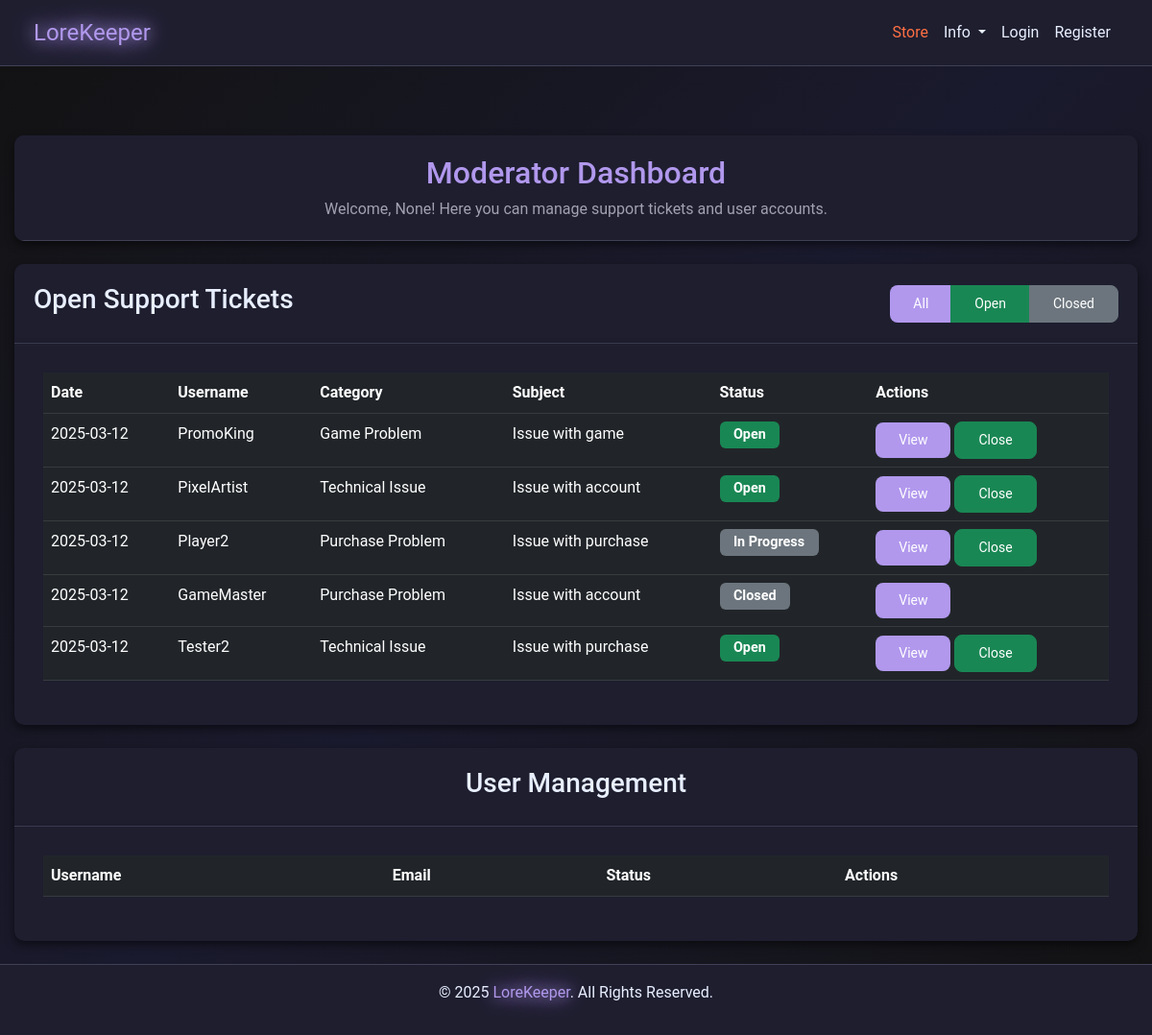
Screenshot of /moderator/dashboard with the database file from the repository.
### models.py (models this page shows)
class SupportTicket(db.Model):
    __tablename__ = "support_tickets"
    id = db.Column(db.Integer, primary_key=True)
    user_id = db.Column(db.Integer, db.ForeignKey("users.id"), nullable=False)
    category = db.Column(db.String(100), nullable=False)
    subject = db.Column(db.String(100), nullable=False)
    message = db.Column(db.Text, nullable=False)
    status = db.Column(db.String(20), default="Open", index=True)
    created_at = db.Column(db.DateTime, default=datetime.utcnow)
    responses = db.relationship(
        "SupportTicketResponse",
        back_populates="ticket",
        lazy="dynamic",
        cascade="all, delete-orphan",
    )
    user = db.relationship("User", backref="tickets")

class User(db.Model):
    __tablename__ = "users"
    id = db.Column(db.Integer, primary_key=True)
    username = db.Column(db.String(64), nullable=False, index=True)
    email = db.Column(db.String(128), unique=True, nullable=False, index=True)
    password = db.Column(db.String(128), nullable=False)
    privilege_id = db.Column(db.Integer, db.ForeignKey("privileges.id"), default=1)
    created_at = db.Column(db.DateTime, default=datetime.utcnow)
    purchases = db.relationship(
        "Purchase", backref="user", lazy=True, cascade="all, delete-orphan"
    )
    subscriptions = db.relationship(
        "Subscription", backref="user", lazy=True, cascade="all, delete-orphan"
    )
    receipts = db.relationship("Receipt", backref="user", lazy=True)
    balance = db.Column(db.Integer, default=0)
    pending_balance = db.Column(db.Integer, default=0)

### app.py (the view)
@app.route("/moderator/dashboard", methods=["GET", "POST"])
def moderator_dashboard():
    tickets = SupportTicket.query.all()
    return render_template(
        "moderator_dashboard.html",
        tickets=tickets,
        get_username_from_id=get_username_from_id,
    )

### app.py (called while the page is built, shortened)
@app.after_request
def add_header(response):
    response.headers["Cache-Control"] = "no-store"
    return response

@app.route("/get_username_from_id/<int:user_id>")
def get_username_from_id(user_id):
    user = User.query.filter_by(id=user_id).first()
    return user.username

@app.route("/getCookie", methods=["POST", "GET"])
def getCookie():
    try:
        user_id = request.cookies.get("user_id")
    except Exception as e:
        print(f"Error getting cookie: {e}")
        session.clear()
    return redirect(url_for("home"))

@app.before_request
def before_request():
    try:
        if session.get("user_id"):
            session.permanent = True
        else:
            getCookie()
    except Exception:
        session.clear()

### templates/moderator_dashboard.html (shortened to what this page needs)
{% extends "nav_footer_template.html" %} {% block content %}
<div class="container mt-5">
  <div class="card mb-4">
    <div class="card-header">
      <h2>Moderator Dashboard</h2>
      <p>
        Welcome, {{ session.get('username') }}! Here you can manage support
        tickets and user accounts.
      </p>
    </div>
  </div>
  <div class="card mb-4">
    <div class="card-header d-flex justify-content-between align-items-center">
      <h3>Open Support Tickets</h3>
      <div class="btn-group">
        <button class="btn btn-sm btn-primary" onclick="filterTickets('all')">
          All
        </button>
        <button class="btn btn-sm btn-success" onclick="filterTickets('open')">
          Open
        </button>
        <button
          class="btn btn-sm btn-secondary"
          onclick="filterTickets('closed')"
        >
          Closed
        </button>
      </div>
    </div>
    <div class="card-body">
      <div class="table-responsive">
        <table class="table table-dark">
          <thead>
            <tr>
              <th>Date</th>
              <th>Username</th>
              <th>Category</th>
              <th>Subject</th>
              <th>Status</th>
              <th>Actions</th>
            </tr>
          </thead>
          <tbody>
            {% for ticket in tickets %}
            <tr>
              <td>{{ ticket.created_at.strftime('%Y-%m-%d') }}</td>
              <td>{{ get_username_from_id(ticket.user_id) }}</td>
              <td>{{ ticket.category }}</td>
              <td>{{ ticket.subject }}</td>
              <td>
                <span
                  class="badge {% if ticket.status == 'Open' %}bg-success{% else %}bg-secondary{% endif %}"
                >
                  {{ ticket.status }}
                </span>
              </td>
              <td>
                <a
                  href="{{ url_for('view_ticket', ticket_id=ticket.id) }}"
                  class="btn btn-sm btn-primary"
                >
                  View
                </a>
                {% if ticket.status != 'Closed' %}
                <button
                  class="btn btn-sm btn-success"
                  onclick="closeTicket({{ ticket.id }})"
                >
                  Close
                </button>
                {% endif %}
              </td>
            </tr>
            {% endfor %}
          </tbody>
        </table>
      </div>
    </div>
  </div>
  <div class="card mb-4">
    <div class="card-header">
      <h3>User Management</h3>
    </div>
    <div class="card-body">
      <div class="table-responsive">
        <table class="table table-dark">
          <thead>
            <tr>
              <th>Username</th>
              <th>Email</th>
              <th>Status</th>
              <th>Actions</th>
            </tr>
          </thead>
        </table>
      </div>
    </div>
  </div>
</div>
{% endblock %}

### static/css/style.css (style rules this page uses)
:root { --background-color: #121212; --text-color: #E8EFFF; --text-muted: #a1a1b1; --accent-color: #b198ed; --card-background: #1e1e2f; --input-background: #29293d; --input-border: #404056; --btn-hover: #9b84d6; --store-btn-color: #ff7043; --store-btn-hover: #ff5722; --card-shadow: rgba(0, 0, 0, 0.5); --section-padding: 60px; --element-spacing: 20px; }
body { margin: 0; padding: 0; font-family: 'Roboto', sans-serif; background: linear-gradient(135deg, #121212, #1a1a2e, #121212); background-size: cover; background-repeat: no-repeat; background-attachment: fixed; color: var(--text-color); line-height: 1.6; display: flex; flex-direction: column; min-height: 100vh; overflow-x: hidden; }
.card, .card-header, .card-body { background-color: var(--card-background); color: var(--text-color); border: none; border-radius: 10px; box-shadow: 0 4px 10px var(--card-shadow); }
.mb-4 { margin-bottom: 1.5rem; }
.container { width: 100%; max-width: 1200px; margin: 0 auto; padding: 0 15px; box-sizing: border-box; }
.card { background-color: var(--card-background); color: var(--text-color); border: none; border-radius: 10px; box-shadow: 0 4px 10px var(--card-shadow); transition: all 0.3s ease; overflow: hidden; }
.card-header { background-color: var(--card-background); border-bottom: 1px solid var(--input-border); text-align: center; padding: 20px; }
.card-header h2 { font-size: 2rem; color: var(--accent-color); margin-bottom: 10px; }
.card-header p { font-size: 1rem; color: var(--text-muted); margin: 0; }
.card-body { padding: 30px; background-color: var(--card-background); border-radius: 0 0 10px 10px; }
.card { background-color: var(--card-background); color: var(--text-color); border: none; border-radius: 10px; box-shadow: 0 4px 10px var(--card-shadow); }
.card-header h2 { font-size: 2rem; color: var(--accent-color); margin-bottom: 5px; }
.card-body { padding: 30px; }
.btn-primary { background-color: var(--accent-color); border: none; transition: background-color 0.3s ease, transform 0.2s ease; }
.btn { border-radius: 8px; padding: 0.5rem 1.5rem; transition: all 0.3s ease; }
.card-body .badge { font-size: 0.9rem; padding: 0.5em 1em; }

### rows the page displays
SupportTicket: created_at "2025-03-12", category "Game Problem", subject "Issue with game", status "Open"
User: username "PromoKing"
SupportTicket: created_at "2025-03-12", category "Technical Issue", subject "Issue with account", status "Open"
User: username "PixelArtist"
SupportTicket: created_at "2025-03-12", category "Purchase Problem", subject "Issue with purchase", status "In Progress"
User: username "Player2"
SupportTicket: created_at "2025-03-12", category "Purchase Problem", subject "Issue with account", status "Closed"
User: username "GameMaster"
SupportTicket: created_at "2025-03-12", category "Technical Issue", subject "Issue with purchase", status "Open"
User: username "Tester2"

### other values shown
{{ session.get('username') }} "None"
